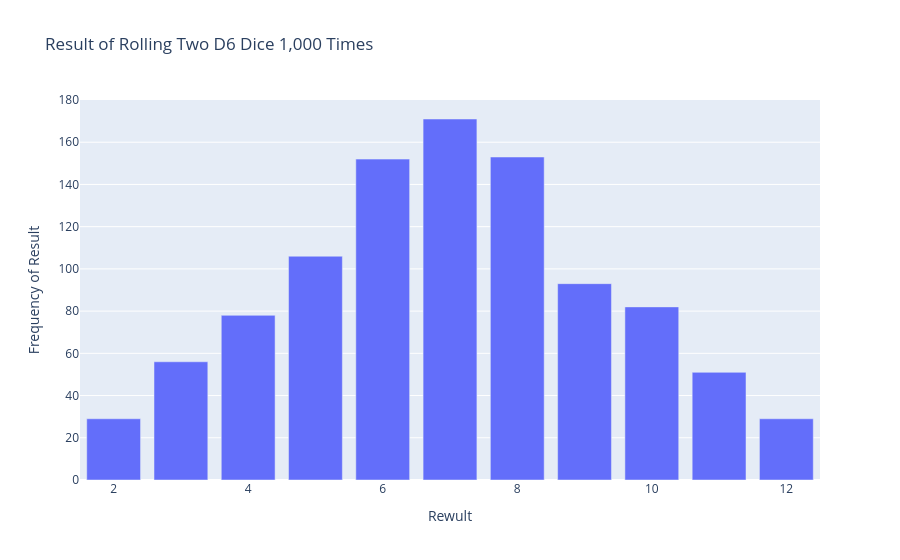

This figure's notebook cell:
### Code cell
import plotly.express as px

die_1 = Die()
die_2 = Die()

results = []
for roll_num in range(1000):
    result = die_1.roll() + die_2.roll()
    results.append(result)

frequencies = []
max_result = die_1.num_sides + die_2.num_sides
poss_results = range(2, max_result +1 )
for value in poss_results:
    frequency = results.count(value)
    frequencies.append(frequency)

title = "Result of Rolling Two D6 Dice 1,000 Times"
labels = {'x': 'Rewult', 'y':'Frequency of Result'}
fig = px.bar(x=poss_results, y=frequencies, title=title, labels=labels)
fig.show()

### Figure 1 — Plotly figure (JSON) as saved in the notebook; plotly's stock layout.template omitted (floating-point values rounded to 4 significant figures)
{"data": [{"hovertemplate": "Rewult=%{x}<br>Frequency of Result=%{y}<extra></extra>", "legendgroup": "", "marker": {"color": "#636efa", "pattern": {"shape": ""}}, "name": "", "orientation": "v", "showlegend": false, "textposition": "auto", "type": "bar", "x": [2, 3, 4, 5, 6, 7, 8, 9, 10, 11, 12], "xaxis": "x", "y": [29, 56, 78, 106, 152, 171, 153, 93, 82, 51, 29], "yaxis": "y"}], "layout": {"barmode": "relative", "legend": {"tracegroupgap": 0}, "title": {"text": "Result of Rolling Two D6 Dice 1,000 Times"}, "xaxis": {"anchor": "y", "domain": [0, 1], "title": {"text": "Rewult"}}, "yaxis": {"anchor": "x", "domain": [0, 1], "title": {"text": "Frequency of Result"}}}}
